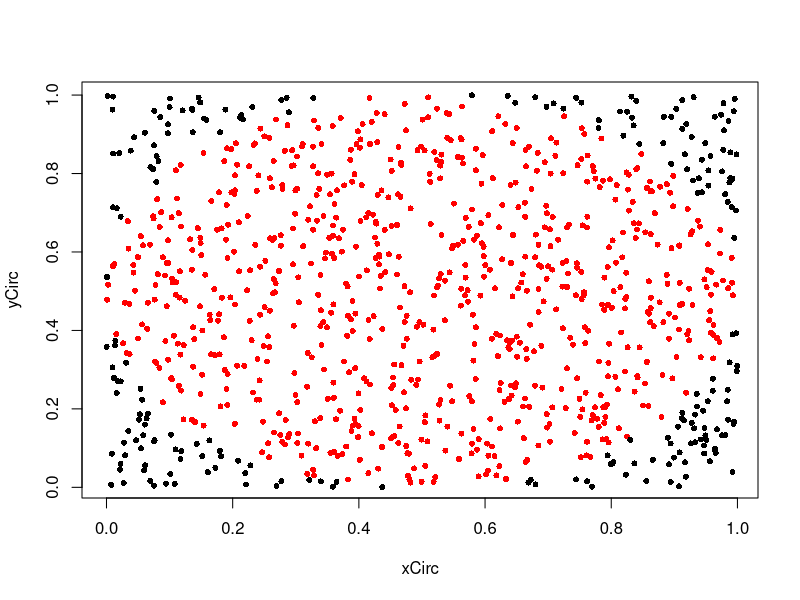

Recreate this plot in R.
# 02.01 - Exercise 3 - Estimating pi

NVALS = 1000
vlsX = runif(NVALS)
vlsY = runif(NVALS)

# Determine values within circle at (1/2, 1/2) with radius 1/2

hit = 0
hitCoords = c()
for (k in 1:NVALS) {
  if ((vlsX[k]-1/2)^2 + (vlsY[k]-1/2)^2 <= 1/4) {
    hit = hit + 1
    hitCoords = c(hitCoords, k)
  }
}
hit
length(hitCoords)

xCirc = vlsX[hitCoords]
yCirc = vlsY[hitCoords]
xOut = vlsX[-hitCoords]
yOut = vlsY[-hitCoords]

png(filename = "~/GITHUB/CoveredInChocolate.github.io/IntroProb/img/02.01_Ex03.png",
    width=400, height=400)
plot(xCirc, yCirc, col="red", pch=16, cex=0.8)
points(xOut, yOut, pch=16, cex=0.8)
dev.off()

#pi/4
hit/1000
#pi
4*hit/1000